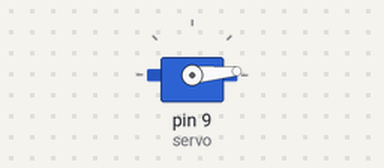
A sketch run on a simulated Arduino Uno, built with avr-gcc and run on an emulated ATmega328P. Parts: servo. Random numbers use the default seed unless the sketch sets one; what the sketch prints to the serial monitor is not drawn.

Above: at 0.05 s.
Timing chart, 0 to 3.0 s (numbered marks = the images above):
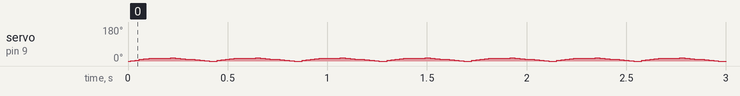

The sketch:

Servo_Pokemon.ino
```cpp
#include <Servo.h>
Servo servo; // Define our Servo
int pos = 0;
int offset =0;
int movement_angle = 15;
int movement_speed = 7;

void setup()
{
  Serial.begin(9600);
  servo.attach(9);
}

void loop()
{
  int ran = random(5000);
  Serial.print(ran);
  Serial.print("\n");
  if(ran == 3){
    movement_speed++;
  }
  if(ran == 4){
    movement_speed--;
  }
  if(ran == 2){
    delay(3 * 60 * 1000);
  }
  rotate_forewards(movement_speed, movement_angle);
  delay(100);
  rotate_backwards(movement_speed+5, movement_angle);
}

void rotate_forewards(int delay_time,int angle){
  while (pos <=angle+offset) {
    servo.write(pos);
    delay(delay_time);
    pos++;
  }
}

void rotate_backwards(int delay_time,int angle){
  while (pos >=0+offset) {
    servo.write(pos);
    delay(delay_time);
    pos--;
  }
}
```
